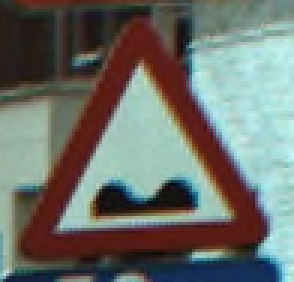
#> input picture data_science/datasets/belgian/Testing/00000/00017_00001.ppm, 98 x 94 px, given in place of the camera (shown 3 times larger)
$ python opencv_red_square2.py
#> lines starting #> are read from the running program, lines starting #| are printed output that depends on the picture; after the words box and inside, x2 and y2 are one past the last pixel; in counts of white or black regions, pixels touching at a corner belong together
import cv2
import numpy as np
import serial
import time

arduino = serial.Serial('/dev/ttyACM0', 9600)
time.sleep(3) # Wait to arduino

cap = cv2.VideoCapture(0)

if not cap.isOpened():
    print("Camera NOT OPEN!")
    exit()

while True:
    ret, frame = cap.read()
#> frame is the input picture: shape (94, 98, 3); mean B, G, R 106.8, 112.2, 107.8
    if not ret:
        break

    # Convertir a HSV
    hsv = cv2.cvtColor(frame, cv2.COLOR_BGR2HSV)
#> hsv: shape (94, 98, 3); mean H, S, V 62.1, 92.5, 128.8

    # Red range
    lower_red1 = np.array([0, 120, 70])
    upper_red1 = np.array([10, 255, 255])
    lower_red2 = np.array([170, 120, 70])
    upper_red2 = np.array([180, 255, 255])

    mask1 = cv2.inRange(hsv, lower_red1, upper_red1)
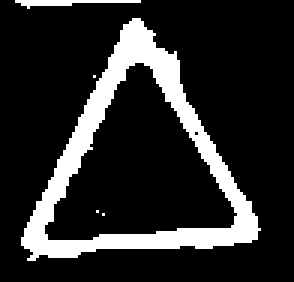
#> mask1: shape (94, 98) (shown 3 times larger); 16.4% white; 5 white regions (3 under 20 px), largest, box (x1, y1, x2, y2) and area: (7, 6, 87, 87) 1451, (5, 0, 47, 3) 60
    mask2 = cv2.inRange(hsv, lower_red2, upper_red2)
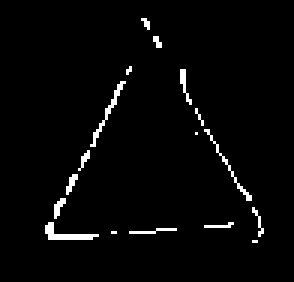
#> mask2: shape (94, 98) (shown 3 times larger); 2.6% white in thin lines or dots, all inside (x1, y1, x2, y2) = (15, 6, 88, 81)
    mask = mask1 + mask2
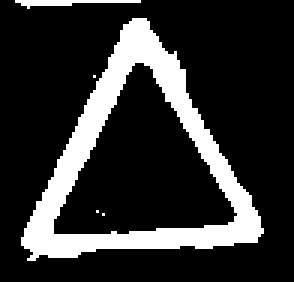
#> mask: shape (94, 98) (shown 3 times larger); 19% white; 5 white regions (3 under 20 px), largest, box (x1, y1, x2, y2) and area: (7, 6, 88, 87) 1689, (5, 0, 47, 3) 60

    # Yellow range
    lower_yellow = np.array([20, 100, 100])
    upper_yellow = np.array([30, 255, 255])

    mask_yellow = cv2.inRange(hsv, lower_yellow, upper_yellow)
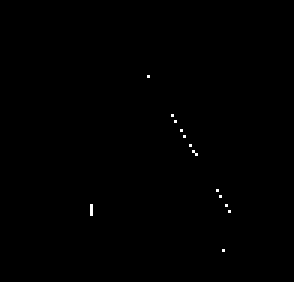
#> mask_yellow: shape (94, 98) (shown 3 times larger); 0.18% white in thin lines or dots, all inside (x1, y1, x2, y2) = (30, 25, 77, 84)


    # Encontrar contornos rojos
    contours, _ = cv2.findContours(mask, cv2.RETR_TREE, cv2.CHAIN_APPROX_SIMPLE)
#> contours = 6 contours, 4 with area under 20; largest, box (x1, y1, x2, y2) and area: (7, 6, 88, 87) 3464, (17, 20, 80, 79) 1984

    # Encontrar contornos amarillos
    contours_yellow, _ = cv2.findContours(mask_yellow, cv2.RETR_TREE, cv2.CHAIN_APPROX_SIMPLE)
#> contours_yellow = 13 contours, all with area under 20

    red_detected = False
    yellow_detected = False

    for cnt in contours:
        area = cv2.contourArea(cnt)
        if area > 9000:  # solo regiones grandes
            x, y, w, h = cv2.boundingRect(cnt)
            cv2.rectangle(frame, (x, y), (x+w, y+h), (250, 2, 2), 5)  # rectángulo rojo
            red_detected = True
#> this loop made 6 passes
#> area on passes 2 to 3: 3464.5, 1984.5

    for cnt in contours_yellow:
        area = cv2.contourArea(cnt)
        if area > 9000:  # solo regiones grandes
            x, y, w, h = cv2.boundingRect(cnt)
            cv2.rectangle(frame, (x, y), (x+w, y+h), (0, 200, 100), 5)  # rectángulo
            yellow_detected = True
#> this loop made 13 passes
#> cnt on passes 1 to 12: [[74, 83]], [[76, 70]], [[75, 68]], [[30, 68], [30, 71]], [[73, 65]], [[72, 63]], [[64, 50], [65, 51]], [[63, 48]], [[61, 45]], [[60, 43]], [[58, 40]], [[57, 38]]

    if red_detected:
        arduino.write(b'1')
    else:
        arduino.write(b'0')

    if yellow_detected:
        arduino.write(b'2')
    else:
        arduino.write(b'3')

    cv2.imshow("Camara", frame)
    cv2.imshow("Rojo detectado", mask)

    if cv2.waitKey(1) & 0xFF == ord('q'):
#> (key q is pressed here)
        break

cap.release()
cv2.destroyAllWindows()
arduino.close()
